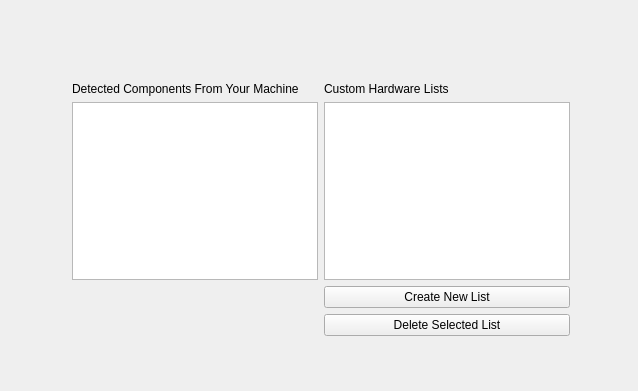
<?xml version="1.0" encoding="UTF-8"?>
<ui version="4.0">
 <class>HardwareAnalysisClass</class>
 <widget class="QWidget" name="HardwareAnalysisClass">
  <property name="geometry">
   <rect>
    <x>0</x>
    <y>0</y>
    <width>638</width>
    <height>391</height>
   </rect>
  </property>
  <property name="windowTitle">
   <string>HardwareAnalysis</string>
  </property>
  <widget class="QWidget" name="">
   <property name="geometry">
    <rect>
     <x>61</x>
     <y>71</y>
     <width>520</width>
     <height>276</height>
    </rect>
   </property>
   <layout class="QGridLayout" name="gridLayout">
    <item row="0" column="0">
     <widget class="QLabel" name="label">
      <property name="text">
       <string>Detected Components From Your Machine</string>
      </property>
     </widget>
    </item>
    <item row="0" column="1">
     <widget class="QLabel" name="computerLists">
      <property name="text">
       <string>Custom Hardware Lists</string>
      </property>
     </widget>
    </item>
    <item row="1" column="0">
     <widget class="QListWidget" name="addressName"/>
    </item>
    <item row="1" column="1">
     <widget class="QListWidget" name="hardwareList">
      <property name="autoFillBackground">
       <bool>true</bool>
      </property>
     </widget>
    </item>
    <item row="2" column="1">
     <widget class="QPushButton" name="addButton">
      <property name="text">
       <string>Create New List</string>
      </property>
     </widget>
    </item>
    <item row="3" column="1">
     <widget class="QPushButton" name="deleteButton">
      <property name="text">
       <string>Delete Selected List</string>
      </property>
     </widget>
    </item>
   </layout>
  </widget>
 </widget>
 <layoutdefault spacing="6" margin="11"/>
 <resources>
  <include location="hardwareanalysis.qrc"/>
 </resources>
 <connections/>
</ui>
